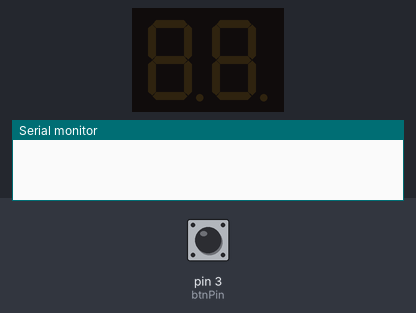
Simulated run of this sketch. Board: Arduino Uno, built with avr-gcc and run on an emulated ATmega328P. On the bench: 2-digit seven-segment display, the last lines printed to the serial monitor. Wiring (inferred from the names in the program): 2-digit 7-segment display, segments lit when LOW: segments pin 13, pin 12, pin 11, pin 10, pin 9, pin 8, pin 7; digit selects pin 6, pin 5. Inputs (shaded band) come from the test bench; at power-on: pin 3 (btnPin) LOW. The segment pins are drawn as the display they are named for.

Above: at 1.2 s.
1.3 s: pin 3 (btnPin) pulled HIGH for 0.15 s
At 3.5 s:
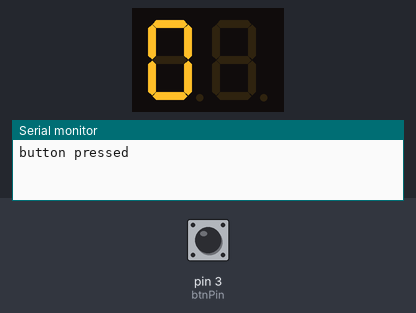
3.9 s: pin 3 (btnPin) pulled HIGH for 1 s
At 4.8 s:
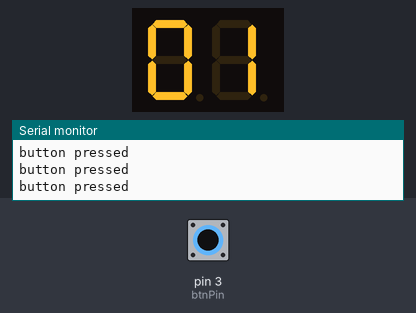
6.5 s: pin 3 (btnPin) pulled HIGH for 0.15 s
At 7.3 s:
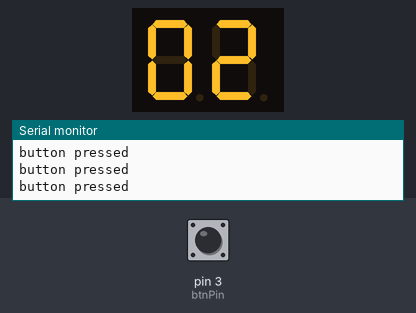
9.1 s: pin 3 (btnPin) pulled HIGH for 3.2 s
At 10.0 s:
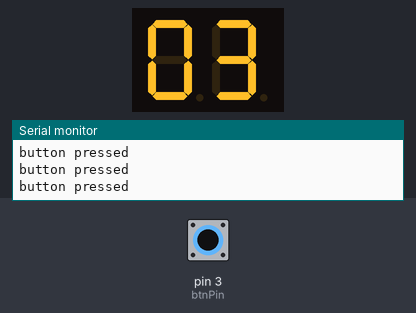
13.8 s: pin 3 (btnPin) pulled HIGH for 0.15 s
At 14.7 s:
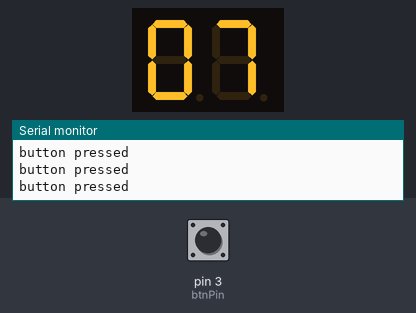
16.4 s: pin 3 (btnPin) pulled HIGH for 1 s
At 17.3 s:
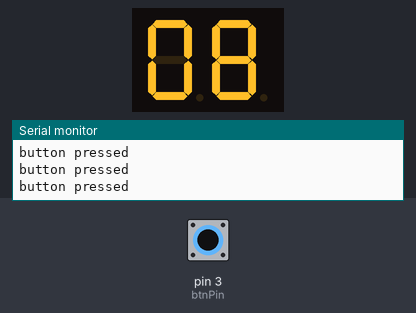
Timing chart, 0 to 19.4 s (numbered marks = the images above; inputs shaded):
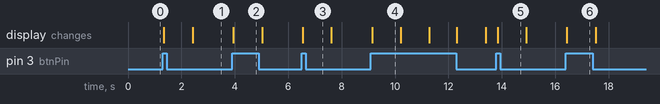

The sketch:

seven_segment_2_digit_display_with_btn.ino
```cpp
  // Define pins for individual segments and digit selection
//ORIGINAL PIN CONFIG
int pinA = 13;   // Segment A
int pinB = 12;   // Segment B
int pinC = 11;   // Segment C
int pinD = 10;   // Segment D
int pinE = 9;    // Segment E
int pinF = 8;    // Segment F
int pinG = 7;    // Segment G
int D1 = 6;      // Digit 1
int D2 = 5;      // Digit 2

int btnPin = 3;
int btnCounter = 0;
static bool buttonPressed = false;
int lastBtnState = LOW;

// Variables for controlling the display
int i = 0;        // Counter for the first digit
int k = 0;        // Counter for the second digit
int j = 0;        // General-purpose loop counter

// Arrays to hold the pin configurations and segment patterns
int Arduino_Pins[7] = {pinA, pinB, pinC, pinD, pinE, pinF, pinG};
int Segment_Pins[10][7] = {
  {0, 0, 0, 0, 0, 0, 1}, // 0 (Common Anode)
  {1, 0, 0, 1, 1, 1, 1}, // 1 (Common Anode)
  {0, 0, 1, 0, 0, 1, 0}, // 2 (Common Anode)
  {0, 0, 0, 0, 1, 1, 0}, // 3 (Common Anode)
  {1, 0, 0, 1, 1, 0, 0}, // 4 (Common Anode)
  {0, 1, 0, 0, 1, 0, 0}, // 5 (Common Anode)
  {0, 1, 0, 0, 0, 0, 0}, // 6 (Common Anode)
  {0, 0, 0, 1, 1, 1, 1}, // 7 (Common Anode)
  {0, 0, 0, 0, 0, 0, 0}, // 8 (Common Anode)
  {0, 0, 0, 0, 1, 0, 0}  // 9 (Common Anode)
};


void setup() {
  // Configure pins as outputs
  pinMode(pinA, OUTPUT);
  pinMode(pinB, OUTPUT);
  pinMode(pinC, OUTPUT);
  pinMode(pinD, OUTPUT);
  pinMode(pinE, OUTPUT);
  pinMode(pinF, OUTPUT);
  pinMode(pinG, OUTPUT);
  pinMode(D1, OUTPUT);
  pinMode(D2, OUTPUT);

  pinMode(btnPin, INPUT);
  Serial.begin(9600);
}

void loop() {

  int btn = digitalRead(btnPin);

  if(btn == HIGH && btn != lastBtnState){ //that is the button is pressed
    Serial.print("button pressed");
    Serial.print("\n");
    btnCounter++;
    if(btnCounter == 1){

      // Loop to display each digit
      for (int n = 0; n < 500; n++) {
        // Display the digit i on the first digit
        for (j = 0; j < 7; j++) {
          digitalWrite(Arduino_Pins[j], Segment_Pins[i][j]);
        }
        digitalWrite(D1, LOW);  // Select the first digit (common anode: LOW to turn off)
        digitalWrite(D2, HIGH); // Deselect the second digit (common anode: HIGH to turn on)
        delay(1);                // Wait for a short time

        // Display the digit k on the second digit
        for (j = 0; j < 7; j++) {
          digitalWrite(Arduino_Pins[j], Segment_Pins[k][j]);
        }
        digitalWrite(D1, HIGH); // Deselect the first digit (common anode: HIGH to turn off)
        digitalWrite(D2, LOW);  // Select the second digit (common anode: LOW to turn on)
        delay(1);                // Wait for a short time
      }


      i++;  // Move to the next digit for the first display
      if (i == 10) {
        i = 0;  // Reset to 0 after reaching 9
        k++;   // Move to the next digit for the second display
        if (k == 10) {
          k = 0;  // Reset to 0 after reaching 9
        }
      }


    }else if(btnCounter == 2){
      digitalWrite(D1, LOW);
      digitalWrite(D2, LOW);
      btnCounter = 0;
    }

  }

}
```

Measured:
- after the input at 1.3 s, the display: first changes at once (image 1 shows a later state)
- after the input at 3.9 s, the display: changes at once (image 2)
- after the input at 6.5 s, the display: changes at once (image 3)
- after the input at 9.1 s, the display: changes at once (image 4)
- after the input at 13.8 s, the display: changes at once (image 5)
- after the input at 16.4 s, the display: changes at once (image 6)
- what the display in image 4 shows lasts 1.1 s, from 9.1 s to 10.2 s
